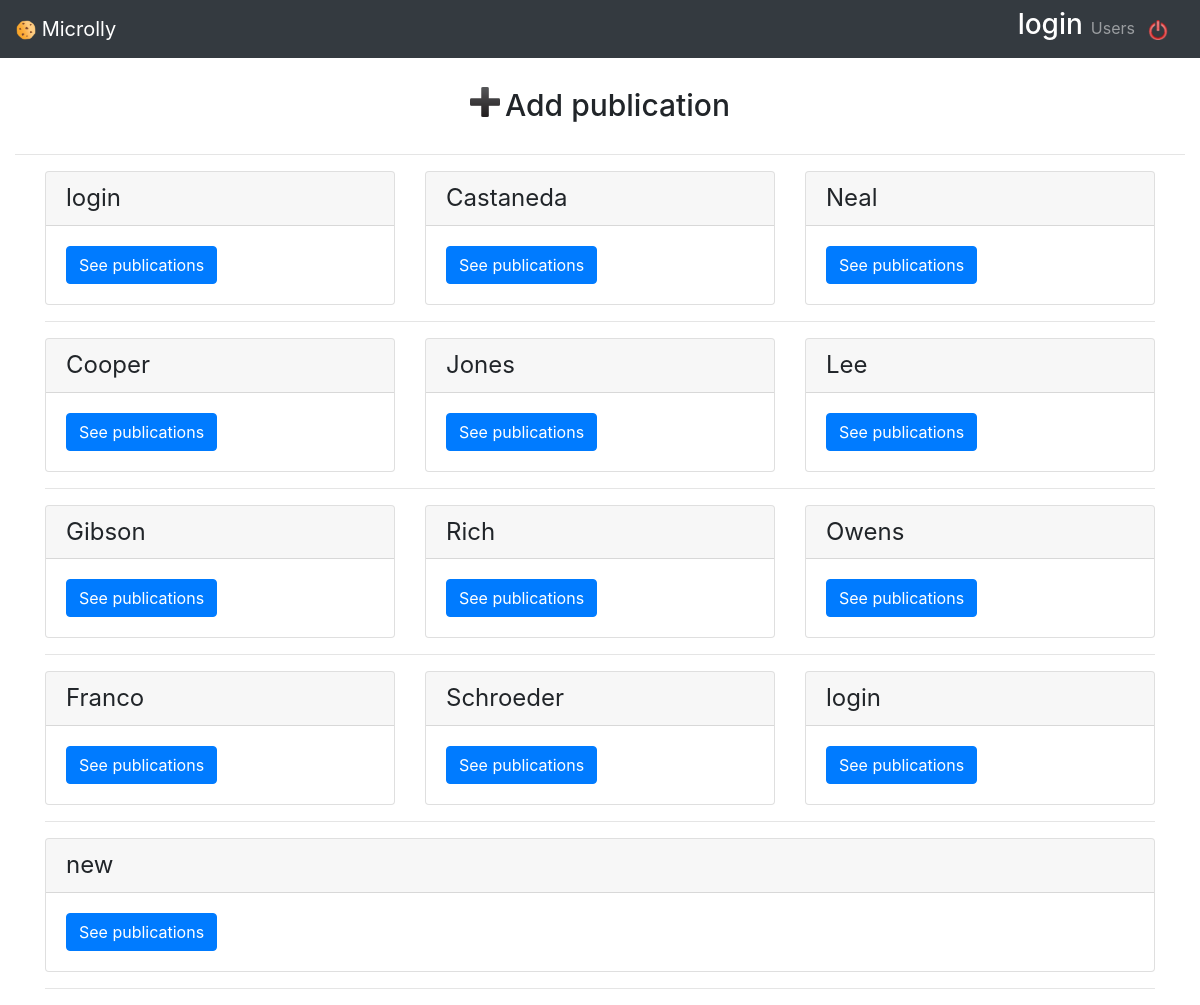
The app's page /users/list (signed in) with its own data.
### models.py (models this page shows)
class BaseModel(Model):
    class Meta:
        database = database

class User(BaseModel,UserMixin):
    username = CharField(max_length=20)
    password = CharField()
    first_name = CharField(max_length=20)
    last_name = CharField(max_length=20)
    email = CharField(max_length=20)
    created_at = DateTimeField(default=datetime.datetime.now)

### app.py (the view)
@app.route('/users/list')
def liste_users():
    users=User.select()
    return render_template('users/list.html', users=users)

### app.py (called while the page is built)
@login_manager.user_loader
def load_user(user_id):
    return User.get(user_id)

### templates/users/list.html (shortened to what this page needs)
{% extends 'base.html' %}
{% block body %}
{% for sub_pub in users | batch(3, None) %}
<div class="card-deck">
    {% for user in sub_pub %}
    <div class="card">
        <div class="card-header">
            <h4 class="my-0 font-weight-normal">{{ user.username }}</h4>
        </div>
        <div class="card-body">
            <a href="{{ url_for('publication', username=user.username) }}" class="btn btn-primary"> See publications </a>
        </div>
    </div>
    {% endfor %}
</div>
<hr />
{% endfor %}
{% endblock %}

### templates/base.html (style rules this page uses)
body { padding-top: 5rem; }

### records on screen
User: username "login"
User: username "Castaneda"
User: username "Neal"
User: username "Cooper"
User: username "Jones"
User: username "Lee"
User: username "Gibson"
User: username "Rich"
User: username "Owens"
User: username "Franco"
User: username "Schroeder"
User: username "login"
User: username "new"

### other values on screen
{{ session['username'] }} "login"
